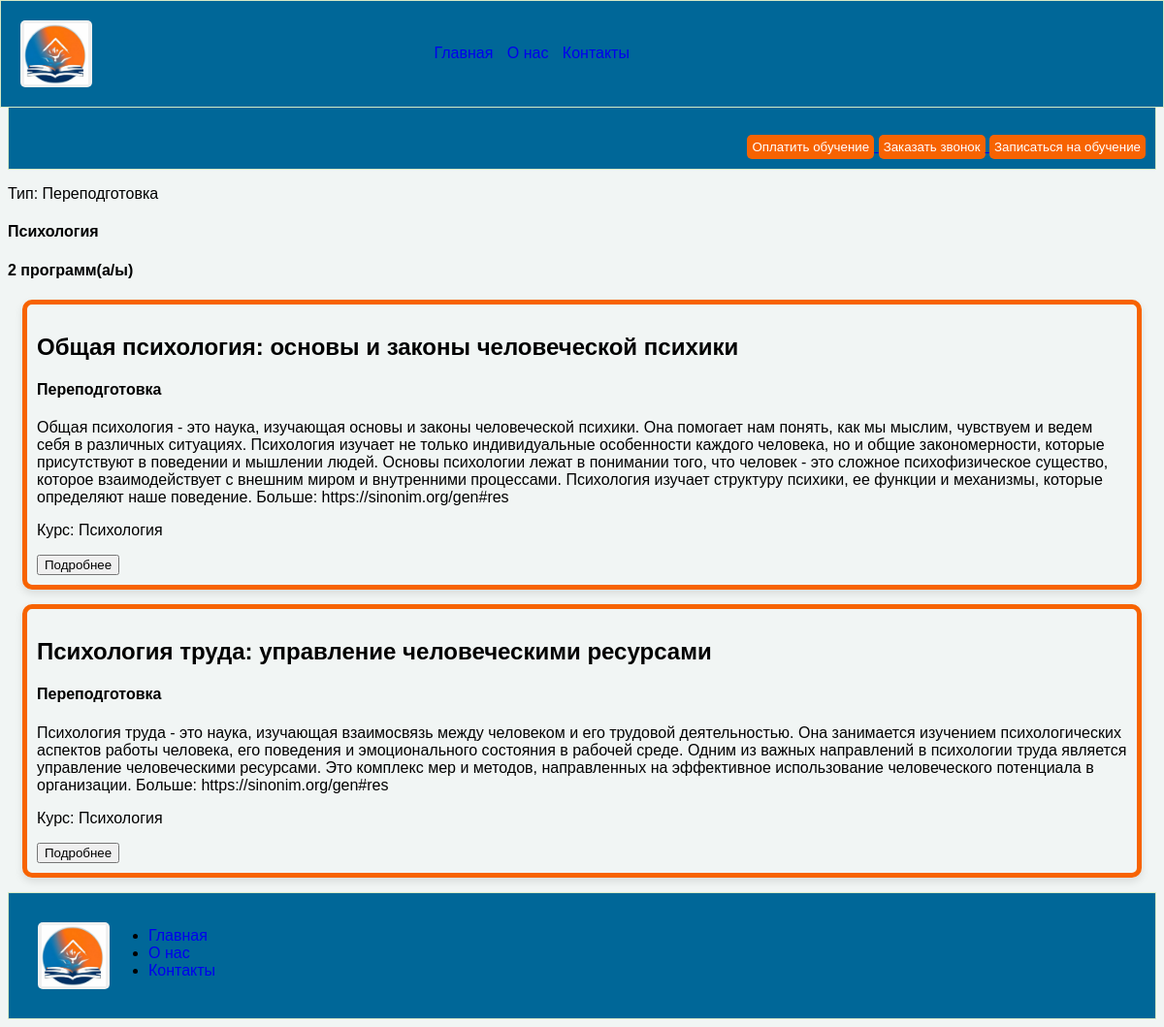
/4, run on the app's committed database.
### Centr/models.py (models this page shows, shortened)
class MenuTrainingCent(models.Model):
    title = models.CharField(max_length=70, verbose_name='Название')
    description = models.TextField(verbose_name='Описание')
    image = models.ImageField(upload_to='images', verbose_name='Изображение')
    value_programs = models.IntegerField(default=1, verbose_name='количество программ обучения')
    TYPE = [
        ('PPD', 'Переподготовка'),
        ('DPD', 'Доподготовка'),
    ]
    type = models.CharField(choices=TYPE, max_length=3, default='PPD', verbose_name='Тип')

class more_detailed(models.Model):
    title = models.CharField(max_length=200, verbose_name='Название')
    kurs = models.CharField(max_length=70, blank=True,
                            verbose_name='Указать название курса пример Педагогика или менеджмент')
    description = models.TextField(verbose_name='Описание')
    TYPE = [
        ('PPD', 'Переподготовка'),
        ('DPD', 'Доподготовка'),
    ]
    type = models.CharField(choices=TYPE, max_length=3, default='PPD', verbose_name='Тип')

### Centr/views.py (the view)
# urls.py: path('<int:object_id>', views.detailed, name='detailed'),
def detailed(request, object_id):  # object_id принимает id из URL
    detail = get_object_or_404(MenuTrainingCent, pk=object_id)
    program = more_detailed.objects.order_by('type')
    infa = card_info.objects.all()
    context = {'infa': infa,'detail': detail, 'program': program}
    return render(request, 'more_detailed.html', context=context)

### Centr/templates/more_detailed.html
{% extends 'main.html' %}
    {% load static %}
{% block content %}
    <p>Тип: {{ detail.get_type_display }}</p>
    <h4>{{ detail.title }}</h4>
    <h4>{{ detail.value_programs }} программ(а/ы)</h4>
{% for item in program %}
    {% if item.kurs == detail.title  %}
        {% if item.get_type_display == detail.get_type_display %}
            <div class="card_detail">
                <h2>{{ item.title }}</h2>
                <h4> {{ item.get_type_display }}</h4>
                <p>{{ item.description }}</p>
                <p>Курс: {{ item.kurs }}</p>
                    <a href="{% url 'info_program' item.title   %}"> <button >Подробнее</button></a>
            </div>
        {% endif %}
    {% endif %}
{% endfor %}
{% endblock  %}

### Centr/static/css/marketplace.css (style rules this page uses)
body { background: #f1f5f4; margin: 0; }
* { box-sizing: border-box; }

### Centr/static/css/about111.css (style rules this page uses)
body { font-family: sans-serif; }

### Centr/static/css/trtri.css (style rules this page uses)
.card_detail { position: relative; margin: 15px; overflow: hidden; cursor: pointer; border-radius: 10px; box-shadow: 0 4px 8px rgba(0, 0, 0, 0.1); border: 5px solid #f76301; padding: 10px; margin: 15px; }

### Centr/static/css/callback.css (style rules this page uses)
body { display: block; margin: 8px; }

### Centr/static/css/conta.css (style rules this page uses)
body { font-family: sans-serif; }

### Centr/static/css/payment.css (style rules this page uses)
body { display: block; margin: 8px; }

### data on the page
MenuTrainingCent: type "Переподготовка", title "Психология", value_programs "2"
more_detailed: title "Общая психология: основы и законы человеческой психики", type "Переподготовка", description "Общая психология - это наука, изучающая основы и законы человеческой психики. Она помогает нам понять, как мы мыслим, чувствуем и ведем себя в различных ситуациях. Психология изучает не только индивидуальные особенности каждого человека, но и общие закономерности, которые присутствуют в поведении и мышлении людей. Основы психологии лежат в понимании того, что человек - это сложное психофизическое существо, которое взаимодействует с внешним миром и внутренними процессами. Психология изучает структуру психики, ее функции и механизмы, которые определяют наше поведение. Больше: https://sinonim.org/gen#res", kurs "Психология"
more_detailed: title "Психология труда: управление человеческими ресурсами", type "Переподготовка", description "Психология труда - это наука, изучающая взаимосвязь между человеком и его трудовой деятельностью. Она занимается изучением психологических аспектов работы человека, его поведения и эмоционального состояния в рабочей среде. Одним из важных направлений в психологии труда является управление человеческими ресурсами. Это комплекс мер и методов, направленных на эффективное использование человеческого потенциала в организации. Больше: https://sinonim.org/gen#res", kurs "Психология"
